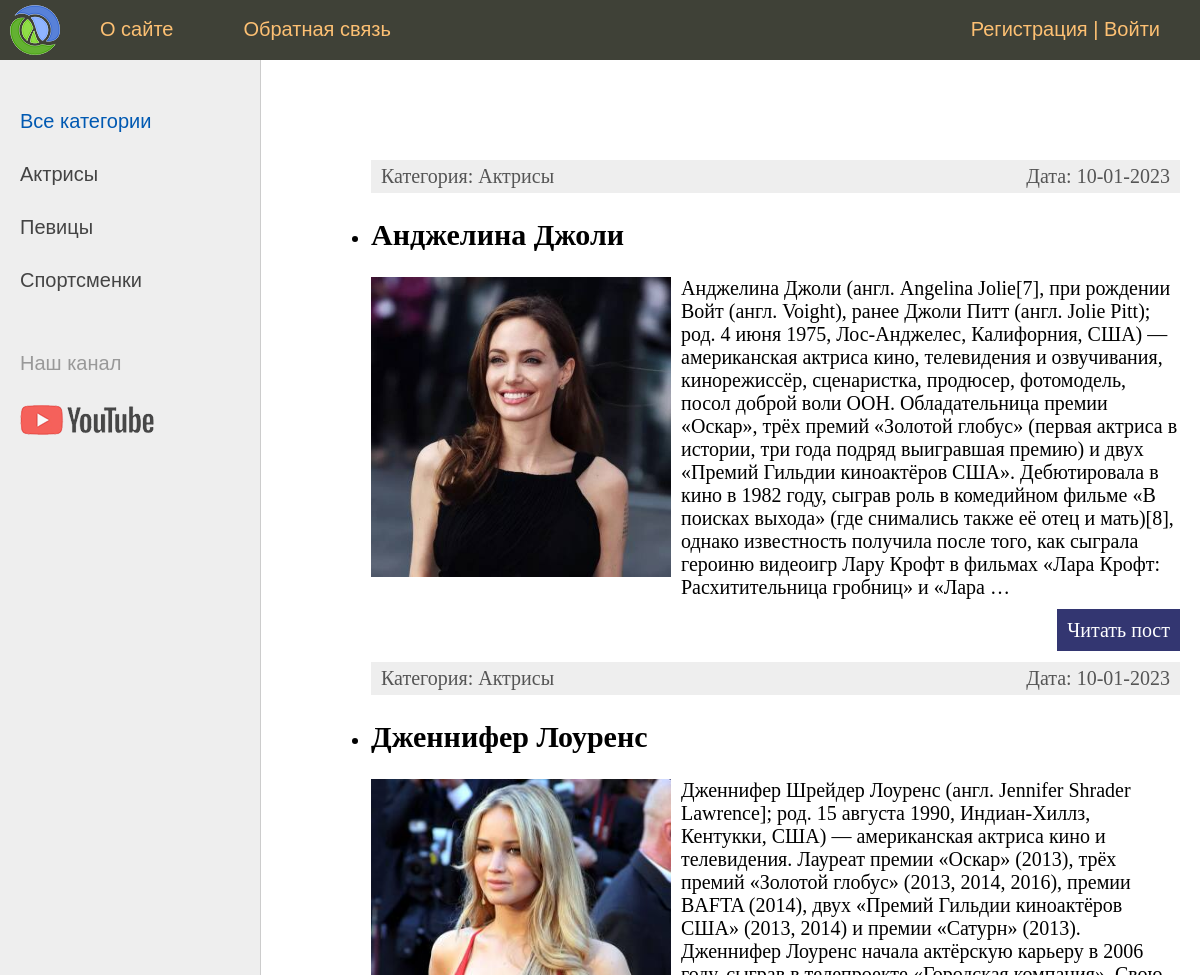
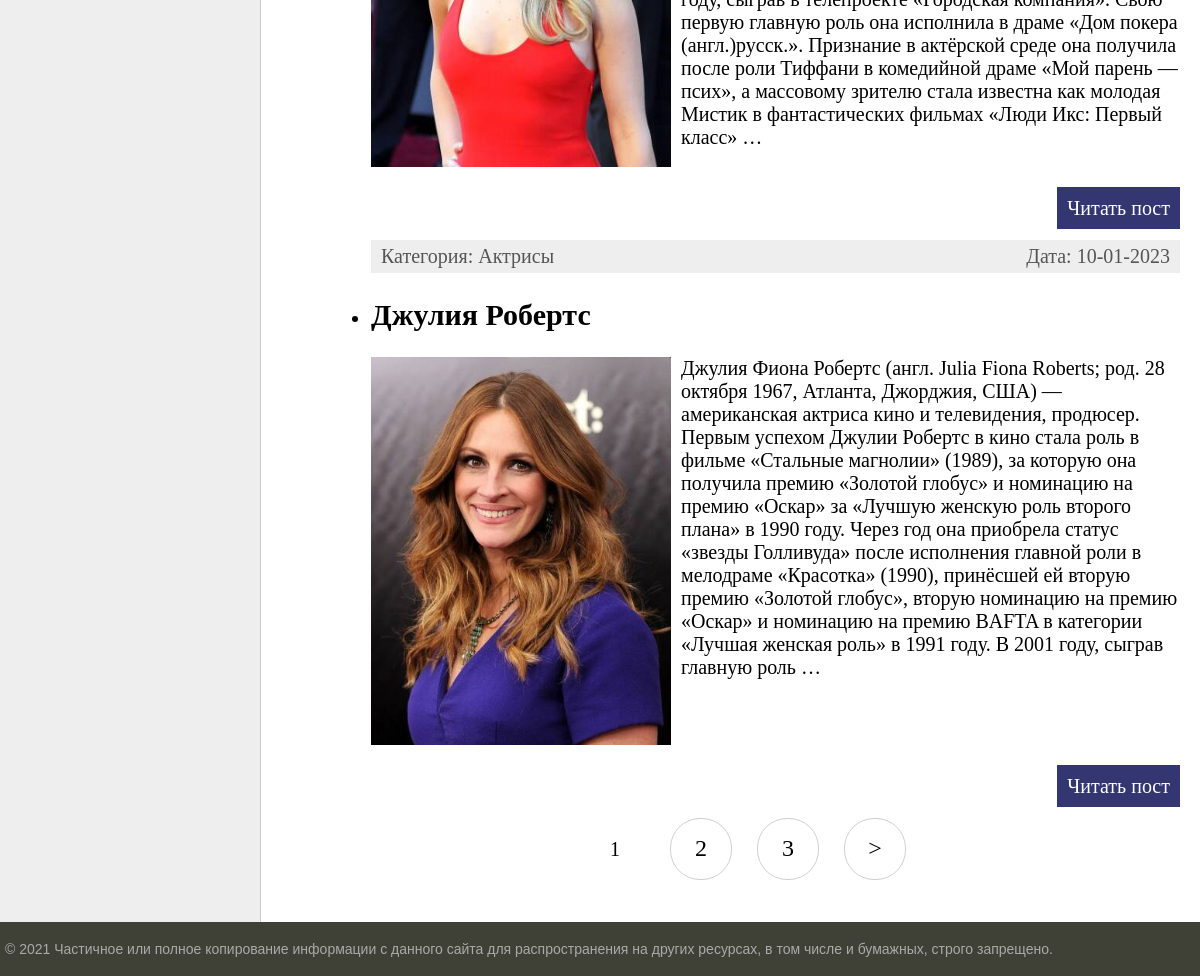
The page / on the database its author committed (2 pictures, top to bottom).
### women/models.py (models this page shows, shortened)
class Category(models.Model):
    name = models.CharField(max_length=100, db_index=True, verbose_name='Категория')
    slug = models.SlugField(max_length=255, unique=True, db_index=True, verbose_name="URL")
    def __str__(self):
        return self.name
    def get_absolute_url(self):
        return reverse('women:category', kwargs={'cat_slug': self.slug})
    class Meta:
        verbose_name = 'Категория'
        verbose_name_plural = 'Категории'
        ordering = ['id']

class Women(models.Model):
    title = models.CharField(max_length=255, verbose_name='Имя')
    slug = models.SlugField(max_length=255, blank=True, unique=True, db_index=True, verbose_name="URL")
    content = models.TextField(blank=True, verbose_name='Текст статьи')
    photo = models.ImageField(upload_to="photo/%Y/%m/%d/", verbose_name='Фото')
    time_create = models.DateTimeField(auto_now_add=True, verbose_name='Дата создания')
    time_update = models.DateTimeField(auto_now=True, verbose_name='Дата обновления')
    is_published = models.BooleanField(default=True, verbose_name='Статус публикации')
    cat = models.ForeignKey('Category', on_delete=models.PROTECT, verbose_name='Категория')
    def get_absolute_url(self):
        return reverse('women:post', kwargs={'post_slug': self.slug})
    class Meta:
        verbose_name = 'Известные женщины'
        verbose_name_plural = 'Известные женщины'
        ordering = ['id']

### women/views.py (the view)
# urls.py: path('', WomenHome.as_view(), name='home'),
class WomenHome(DataMixin, ListView):
    model = Women  # Передает все записи модели в виде списка
    template_name = 'women/index.html'  # Указываем имя шаблона вместо women/women_list.html
    context_object_name = 'posts'  # Переопределяем название колекции объектов модели
    def get_context_data(self, *, object_list=None, **kwargs):  # Можно передавать НЕ ТОЛЬКО статические данные
        context = super().get_context_data(**kwargs)
        c_def = self.get_user_context(title="Главная страница")
        return dict(list(context.items()) + list(c_def.items()))
    def get_queryset(self):
        return Women.objects.filter(is_published=True).select_related('cat')

### women/utils.py (called while the page is built)
    def get_user_context(self, **kwargs):
        context = kwargs
        cats = Category.objects.annotate(total=Count('women')).filter(total__gt=0, women__is_published=1)
        user_menu = menu.copy()
        if not self.request.user.is_authenticated:
            user_menu.pop(1)
        context['menu'] = user_menu
        context['cats'] = cats
        if 'cat_selected' not in context:
            context['cat_selected'] = 0
        return context

### women/templates/women/index.html (shortened to what this page needs)
{% extends 'women/base.html' %}
{% load static %}
{% block content %}
    <ul>
        {% for p in posts %}
            <li>
                <div class="article-panel">
                    <p class="first">Категория: {{ p.cat }}</p>
                    <p class="last">Дата: {{ p.time_update|date:"d-m-Y" }}</p>
                </div>
                <h2>{{ p.title }}</h2>
                {% if p.photo %}
                    <p><img class="img-article-left" src="{{ p.photo.url }}"></p>
                {% endif %}
                {% autoescape off %}
                    {{ p.content|linebreaks|striptags|truncatewords:100 }}
                {% endautoescape %}
                <p class="link-read-post">
                    <a href="{{ p.get_absolute_url }}">
                        Читать пост
                    </a>
                </p>
            </li>
        {% endfor %}
    </ul>
{% endblock %}

### women/templates/women/base.html (shortened to what this page needs)
{% load static %}
{% load women_tags %}
<!DOCTYPE html>
<html>
<head>
    <link type="text/css" href="{% static 'women/css/style.css' %}" rel="stylesheet"/>
</head>
<body>
<table class="table-page" border=0 cellpadding="0" cellspacing="0">
    <tr>
        <td valign=top>
            {% block mainmenu %}
                <div class="header">
                    <ul id="mainmenu" class="mainmenu">
                        <li class="logo"><a href="{% url 'women:home' %}">
                            <div class="logo"></div>
                        </a></li>
                        {% for m in menu %}
                            <li><a href="{% url m.url_name %}">{{ m.title }}</a></li>
                        {% endfor %}
                        {% if not user.is_authenticated %}
                            <li class="last">
                                <a href="{% url 'women:register' %}">Регистрация</a> |
                                <a href="{% url 'women:login' %}">Войти</a>
                            </li>
                        {% elif user.is_superuser or user.is_staff %}
                            <li class="last">
                                <a href="{% url 'admin:index' %}" target="_blank">Админка</a> |
                                <a href="{% url 'women:logout' %}">Выйти</a>
                            </li>
                        {% else %}
                            <li class="last">
                                {{ user.first_name }} | <a href="{% url 'women:logout' %}">Выйти</a>
                            </li>
                        {% endif %}
                    </ul>
                </div>
            {% endblock mainmenu %}
            <table class="table-content" border=0 cellpadding="0" cellspacing="0">
                <tr>
                    <td valign="top" class="left-chapters">
                        <ul id="leftchapters">
                            {% if cat_selected == 0 %}
                                <li class="selected">Все категории</li>
                            {% else %}
                                <li><a href="{% url 'women:home' %}">Все категории</a></li>
                            {% endif %}
                            {% for c in cats %}
                                {% if c.pk == cat_selected %}
                                    <li class="selected">{{ c.name }}</li>
                                {% else %}
                                    <li><a href="{{ c.get_absolute_url }}">{{ c.name }}</a></li>
                                {% endif %}
                            {% endfor %}
                            <li class="share">
                                <p>Наш канал</p>
                                <a class="share-yt"
                                   href="https://www.youtube.com/channel/UClJzWfGWuGJL2t-3dYKcHTA/playlists"
                                   target="_blank" rel="nofollow"></a>
                            </li>
                        </ul>
                    </td>
                    <td valign="top" class="content">
                        <div class="content-text">
                            {% block content %}
                            {% endblock %}
                            {% if page_obj.has_other_pages %}
                                <nav class="list-pages">
                                    <ul>
                                        {% for p in paginator.page_range %}
                                            {% if page_obj.number == p %}
                                                <li class="page-num page-num-selected">{{ p }}</li>
                                            {% elif p >= page_obj.number|add:-2 and p <= page_obj.number|add:2 %}
                                                <li class="page-num">
                                                    <a href="?page={{ p }}">{{ p }}</a>
                                                </li>
                                            {% endif %}
                                        {% endfor %}
                                        {% if page_obj.has_next %}
                                            <li class="page-num">
                                                <a href="?page={{ page_obj.next_page_number }}">&gt;</a>
                                            </li>
                                        {% endif %}
                                    </ul>
                                </nav>
                            {% endif %}
                        </div>
                    </td>
                </tr>
            </table>
        </td>
    </tr>
    <tr>
        <td valign=top>
            <div id="footer">
                <p>&copy; 2021 Частичное или полное копирование информации с данного сайта для распространения на других
                    ресурсах, в том числе и бумажных, строго запрещено.</p>
            </div>
        </td>
    </tr>
</table>
</body>
</html>

### women/static/women/css/style.css (style rules this page uses)
html, body { font-family: 'Arial'; margin: 0; padding: 0; height: 100%; width: 100%; color: #444; }
a { color: #0059b2; text-decoration: none; }
img { max-width: 600px; height: auto; }
img.img-article-left { max-width: 300px; height: auto; float: left; padding: 0 10px 10px 0; }
p.link-read-post { text-align: right; }
p.link-read-post a { padding: 10px; min-width: 100px; background: #333671; color: #fff; text-decoration: none; }
div.article-panel { background: #eee; padding: 5px 10px 5px 10px; box-sizing: border-box; overflow: hidden; color: #555; }
div.article-panel p.first { margin: 0; float: left; }
div.article-panel p.last { margin: 0; float: right; }
.table-page { width: 100%; height: 100%; vertical-align: top; }
.table-page tr { height: 100%; }
.header { background: #3F4137; height: 60px; }
.logo { background: url('../images/logo.png') no-repeat 10px 5px; width: 70px; height: 60px; }
ul.mainmenu { list-style: none; margin: 0; padding: 0; height: 60px; color: #fdc073; font-size: 20px; overflow: hidden; }
ul.mainmenu li { float: left; margin: 18px 40px 0 30px; }
ul.mainmenu li.logo { margin: 0; }
ul.mainmenu li.last { float: right; }
ul.mainmenu li a { color: #fdc073; text-decoration: none; }
.table-content { width: 100%; min-height: 100%; height: 100%; }
.left-chapters { margin: 0; background: #eee; border-right: 1px solid #ccc; min-height: 100%; }
.left-chapters ul { width: 230px; min-height: 100%; margin: 0; padding: 20px 10px 10px 20px; list-style: none; font-size: 20px; }
.left-chapters ul li { margin: 30px 0 0 0; color: #999; }
.left-chapters ul li.selected { color: #0059b2; }
.left-chapters ul li a { color: #444; text-decoration: none; }
.left-chapters ul li.share { margin: 60px 0 0 0; }
.left-chapters ul li.share p { margin: 30px 0 30px 0; }
.left-chapters ul li.share a { display: inline-block; width: 40px; height: 40px; margin: 0 20px 0 0; }
.left-chapters ul li.share a.share-yt { width: 100%; height: 30px; background: url('../images/share_yt.png') no-repeat 0 0 }
.content { padding: 40px 20px 20px 40px; width: 100%; box-sizing: border-box; }
.content-text { margin: 60px 0 0 30px; color: #000; font-size: 20px; font-family: Yandex Sans Display Light; }
#footer { box-sizing: border-box; background: #3F4137; padding: 5px; color: #aaa; font-size: 14px; font-family: Verdana, Geneva, Arial, Helvetica; text-align: left; overflow: hidden; }
.list-pages { text-align: center; margin: 0 0 20px 0; }
.list-pages ul { margin: 20px 0 0 0; padding: 0; list-style: none; }
.list-pages ul li { display: inline-block; margin: 0 20px 0 0; }
.list-pages a { color: #000; font-size: 24px; text-decoration: none; }
.list-pages .page-num, .page-num-selected { display: inline-block; width: 60px; height: 44px; padding: 16px 0 0 0; border: 1px solid #d0d0d0; border-radius: 30px; }
.list-pages .page-num-selected { border: none; color: #000; font-size: 20px; }

### rows shown on the page
Category: name "Актрисы"
Category: name "Певицы"
Category: name "Спортсменки"
Women: cat "Актрисы", time_update "10-01-2023", title "Анджелина Джоли", photo (picture), content "Анджелина Джоли (англ. Angelina Jolie[7], при рождении Войт (англ. Voight), ранее Джоли Питт (англ. Jolie Pitt); род. 4 июня 1975, Лос-Анджелес, Калифорния, США) — американская актриса кино, телевидения и озвучивания, кинорежиссёр, сценаристка, продюсер, фотомодель, посол доброй воли ООН. Обладательница премии «Оскар», трёх премий «Золотой глобус» (первая актриса в истории, три года подряд выигравшая премию) и двух «Премий Гильдии киноактёров США». Дебютировала в кино в 1982 году, сыграв роль в комедийном фильме «В поисках выхода» (где снимались также её отец и мать)[8], однако известность получила после того, как сыграла героиню видеоигр Лару Крофт в фильмах «Лара Крофт: Расхитительница…"
Women: cat "Актрисы", time_update "10-01-2023", title "Дженнифер Лоуренс", photo (picture), content "Дженнифер Шрейдер Лоуренс (англ. Jennifer Shrader Lawrence]; род. 15 августа 1990, Индиан-Хиллз, Кентукки, США) — американская актриса кино и телевидения. Лауреат премии «Оскар» (2013), трёх премий «Золотой глобус» (2013, 2014, 2016), премии BAFTA (2014), двух «Премий Гильдии киноактёров США» (2013, 2014) и премии «Сатурн» (2013). Дженнифер Лоуренс начала актёрскую карьеру в 2006 году, сыграв в телепроекте «Городская компания». Свою первую главную роль она исполнила в драме «Дом покера (англ.)русск.». Признание в актёрской среде она получила после роли Тиффани в комедийной драме «Мой парень — псих», а массовому зрителю стала известна как молодая Мистик в фантастических фильмах «Люди Икс:…"
Women: cat "Актрисы", time_update "10-01-2023", title "Джулия Робертс", photo (picture), content "Джулия Фиона Робертс (англ. Julia Fiona Roberts; род. 28 октября 1967, Атланта, Джорджия, США) — американская актриса кино и телевидения, продюсер. Первым успехом Джулии Робертс в кино стала роль в фильме «Стальные магнолии» (1989), за которую она получила премию «Золотой глобус» и номинацию на премию «Оскар» за «Лучшую женскую роль второго плана» в 1990 году. Через год она приобрела статус «звезды Голливуда» после исполнения главной роли в мелодраме «Красотка» (1990), принёсшей ей вторую премию «Золотой глобус», вторую номинацию на премию «Оскар» и номинацию на премию BAFTA в категории «Лучшая женская роль» в 1991 году. В 2001 году, сыграв главную роль …"

### other values the page prints
{{ m.title }} "О сайте" "Обратная связь"
{{ p }} "1"
{{ p }} "2" "3"
